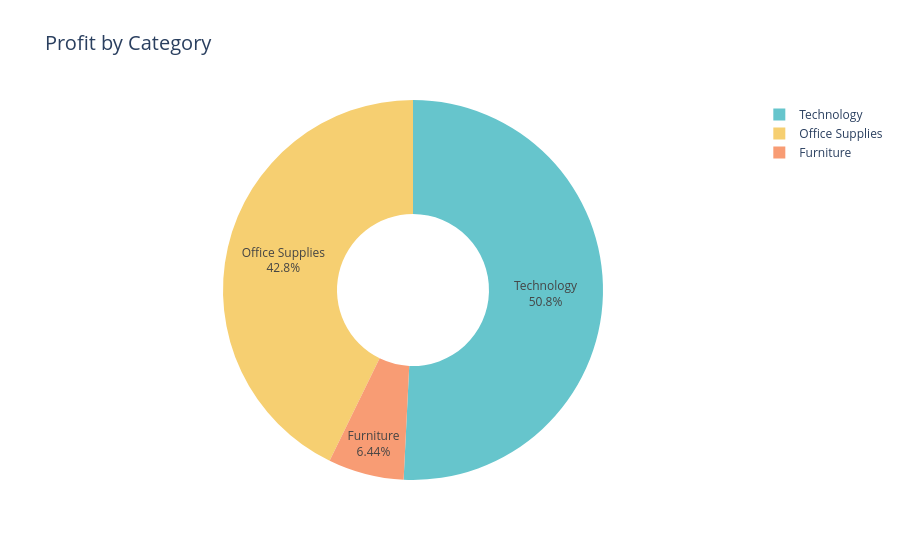

The cell this chart's notebook holds for it:
### Markdown cell above
Creating a pie chart to show the profit margin of each category

### Code cell
fig = px.pie(profit_by_category, 
values='Profit', 
names='Category', 
title='Profit by Category',
color_discrete_sequence=px.colors.qualitative.Pastel)

fig.update_traces(hole=.4, 
textinfo='label+percent', 
textposition='inside',
marker=dict(colors=px.colors.qualitative.Pastel))

fig.update_layout(title_font_size=20)

fig.show()

### Figure 1 — Plotly figure (JSON) as saved in the notebook; plotly's stock layout.template omitted (floating-point values rounded to 4 significant figures)
{"data": [{"domain": {"x": [0, 1], "y": [0, 1]}, "hole": 0.4, "hovertemplate": "Category=%{label}<br>Profit=%{value}<extra></extra>", "labels": ["Technology", "Office Supplies", "Furniture"], "legendgroup": "", "marker": {"colors": ["rgb(102, 197, 204)", "rgb(246, 207, 113)", "rgb(248, 156, 116)", "rgb(220, 176, 242)", "rgb(135, 197, 95)", "rgb(158, 185, 243)", "rgb(254, 136, 177)", "rgb(201, 219, 116)", "rgb(139, 224, 164)", "rgb(180, 151, 231)", "rgb(179, 179, 179)"]}, "name": "", "showlegend": true, "textinfo": "label+percent", "textposition": "inside", "type": "pie", "values": [145500.0, 122500.0, 18450.0]}], "layout": {"legend": {"tracegroupgap": 0}, "piecolorway": ["rgb(102, 197, 204)", "rgb(246, 207, 113)", "rgb(248, 156, 116)", "rgb(220, 176, 242)", "rgb(135, 197, 95)", "rgb(158, 185, 243)", "rgb(254, 136, 177)", "rgb(201, 219, 116)", "rgb(139, 224, 164)", "rgb(180, 151, 231)", "rgb(179, 179, 179)"], "title": {"font": {"size": 20}, "text": "Profit by Category"}}}
